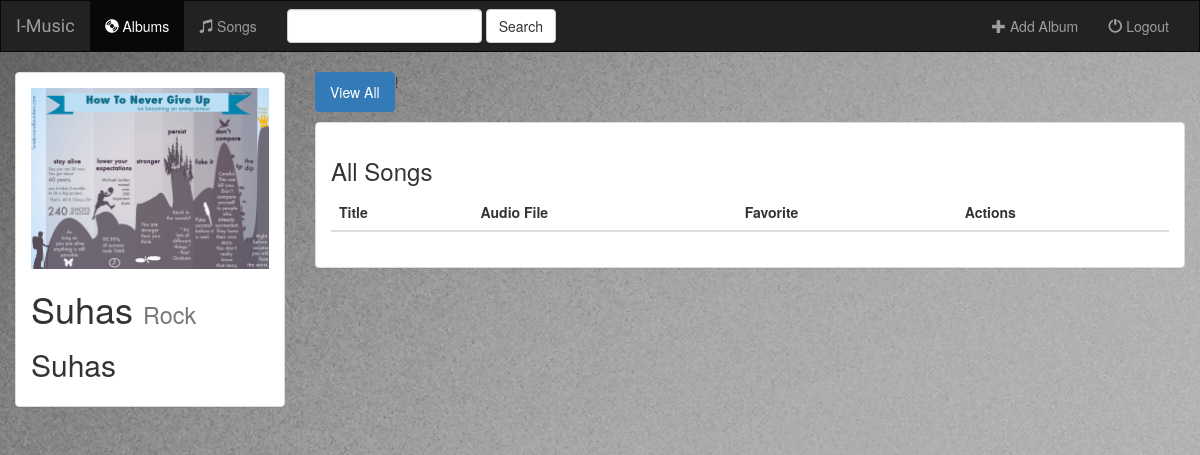
The app's page /5/ with its own data.
### music/models.py (models this page shows, shortened)
class Album(models.Model):
    artist = models.CharField(max_length=250)
    album_title = models.CharField(max_length=500)
    genre = models.CharField(max_length=100)
    album_logo = models.FileField()
    def __str__(self):
        return self.album_title + '-' + self.artist

### music/views.py (the view)
# urls.py: url(r'^(?P<pk>[0-9]+)/$', views.DetailView.as_view(), name='detail'),
class DetailView(generic.DetailView):
    model = Album
    template_name = 'music/detail.html'

### music/templates/music/detail.html (shortened to what this page needs)
{% extends 'music/base.html' %}
{% block body %}
<div class="container-fluid songs-container">
    <div class="row">
        <div class="col-sm-4 col-md-3">
            <div class="panel panel-default">
                <div class="panel-body">
                    <a href="{% url 'music:detail' album.id %}">
                        {% if album.album_logo %}
                            <img src="{{ album.album_logo.url }}" class="img-responsive">
                        {% else %}
                            <h3>No image to display</h3>
                        {% endif %}
                    </a>
                    <h1>{{ album.album_title }} <small>{{ album.genre }}</small></h1>
                    <h2>{{ album.artist }}</h2>
                </div>
            </div>
        </div>
        <div class="col-sm-8 col-md-9">
            <ul class="nav nav-pills" style="margin-bottom: 10px;">
                <li role="presentation" class="active"><a href="{% url 'music:detail' album.id %}">View All</a></li>
                !
            </ul>
            <div class="panel panel-default">
                <div class="panel-body">
                    <h3>All Songs</h3>
                    <table class="table">
                        <thead>
                        <tr>
                            <th>Title</th>
                            <th>Audio File</th>
                            <th>Favorite</th>
                            <th>Actions</th>
                        </tr>
                        </thead>
                    </table>
                </div>
            </div>
        </div>
    </div>
</div>
{% endblock %}

### music/static/music/style.css (style rules this page uses)
body { background: white url("images/abstract-music-rock-bw.jpg"); }

### records on screen
Album: album_logo (picture), album_title "Suhas", genre "Rock", artist "Suhas"
